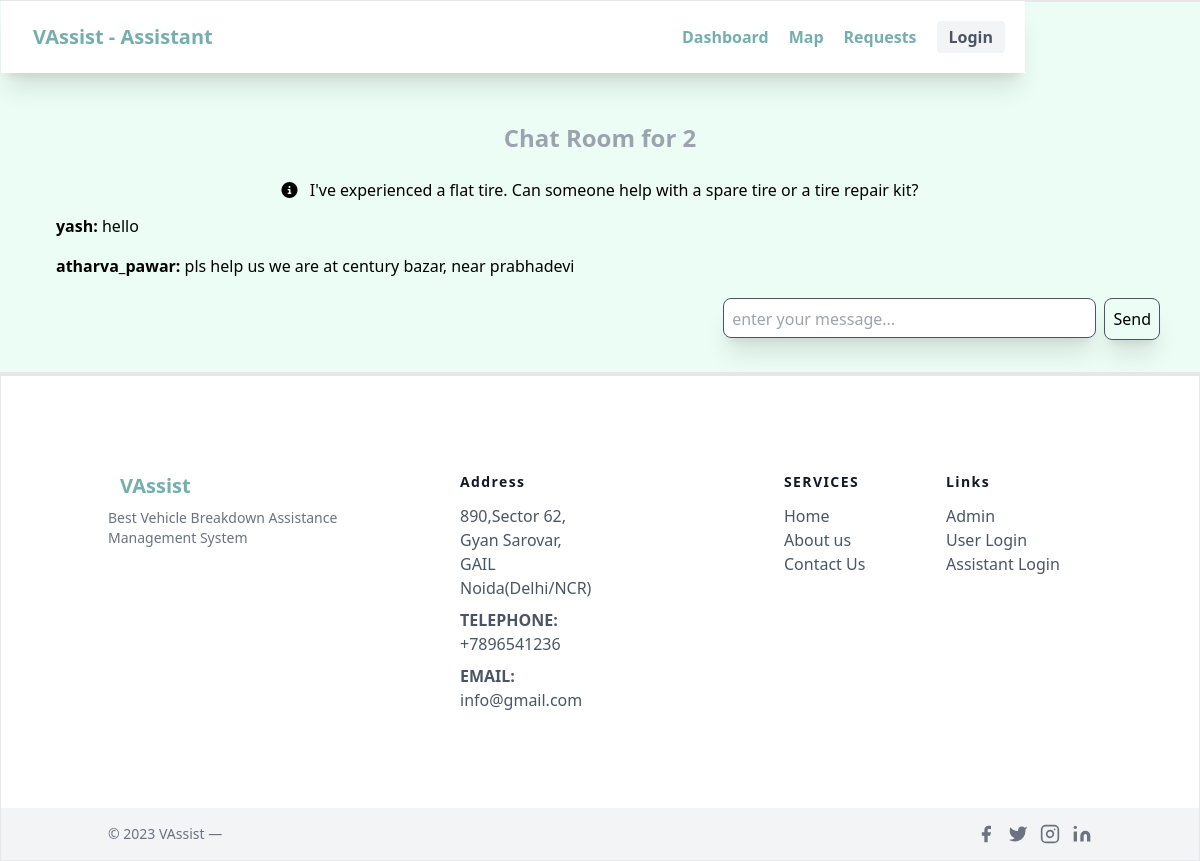
Screenshot of /chat/2/ with the database file from the repository.
### vaapp/models.py (models this page shows, shortened)
class personalchat(models.Model):
    chat_id = models.AutoField(primary_key=True)
    Booking_id = models.IntegerField(default=0)
    message = models.CharField(max_length=1000, default="")
    username = models.CharField(max_length=100, default="")
    bookdate = models.CharField(max_length=15, default="")
    booktime = models.CharField(max_length=15, default="")

class bookingreq(models.Model):
    Booking_id = models.AutoField(primary_key=True)
    U_id = models.IntegerField(default=0)
    username = models.CharField(max_length=100, default="")
    locationlat = models.CharField(max_length=100, default="")
    locationlong = models.CharField(max_length=100, default="")
    state = models.CharField(max_length=100, default="")
    message = models.CharField(max_length=500, default="")
    bookdate = models.CharField(max_length=15, default="")
    booktime = models.CharField(max_length=15, default="")
    assistedbyAss_id = models.IntegerField(default=0)
    status = models.CharField(max_length=15, default="") # status = new / active / done

### vaapp/views.py (the view)
# urls.py: path('chat/<int:booking_id>/', views.chatingRoom, name='chatingRoom'),
def chatingRoom(request, booking_id):
    if request.method == 'POST':
        assname = request.POST.get('assname')
        asspassword = request.POST.get('asspassword')
        confirm_password = request.POST.get('confirm_password')
    chat_details = personalchat.objects.filter(Booking_id=booking_id)
    request_details = bookingreq.objects.filter(Booking_id=booking_id).first()
    parse = {'chat_details': chat_details, 'request_details' : request_details}
    return render(request, 'assistant/chating.html', parse)

### vaapp/templates/assistant/chating.html (shortened to what this page needs)
{% extends 'assistant/assbase.html' %} {% block title %}VAssist | Ass Chating Rooms{% endblock %}
<div>{% block content %} {% load static %}</div>
<div class="pt-24 bg-[#ecfdf5] py-4">
  <header>
    <h2 class="text-gray-400 text-2xl font-semibold m-6 text-center">Chat Room for {{ chat_details.0.Booking_id }}</h2>
    <div class="text-center"><i class="fa-solid fa-circle-info mr-2"></i> {{ request_details.message }}</div>
    </header>
    <div class=" mx-10">
        {% for chats in chat_details %}
            {% if chats.username == user.username %}
                <div class="text-right pr-4 p-1 my-2 ml-10">
                    <b>{{ user.username }}:</b> {{ chats.message }}
                </div>
            {% else %}
                <div class="text-left pl-4 p-1 my-2 mr-10">
                    <b>{{ chats.username }}:</b> {{ chats.message }}
                </div>
            {% endif %}
        {% endfor %}
        <form method="post" class="my-4">
            <div class="flex justify-end">
                <textarea id="new_post" name="new_post" cols="50" required class="border border-gray-600 rounded-lg p-2 resize-none w-2/6 h-10 focus:outline-none focus:border-blue-500 overflow-y-hidden mr-2 shadow-xl" placeholder="enter your message..."
                ></textarea>
                <button type="submit" class="p-2 border border-gray-600 rounded-lg shadow-xl">Send</button>
            </div>
        </form>
    </div>
</div>
{% endblock %}

### rows the page displays
personalchat: Booking "2", username "yash", message "hello"
bookingreq: message "I've experienced a flat tire. Can someone help with a spare tire or a tire repair kit?"
personalchat: username "atharva_pawar", message "pls help us we are at century bazar, near prabhadevi"
